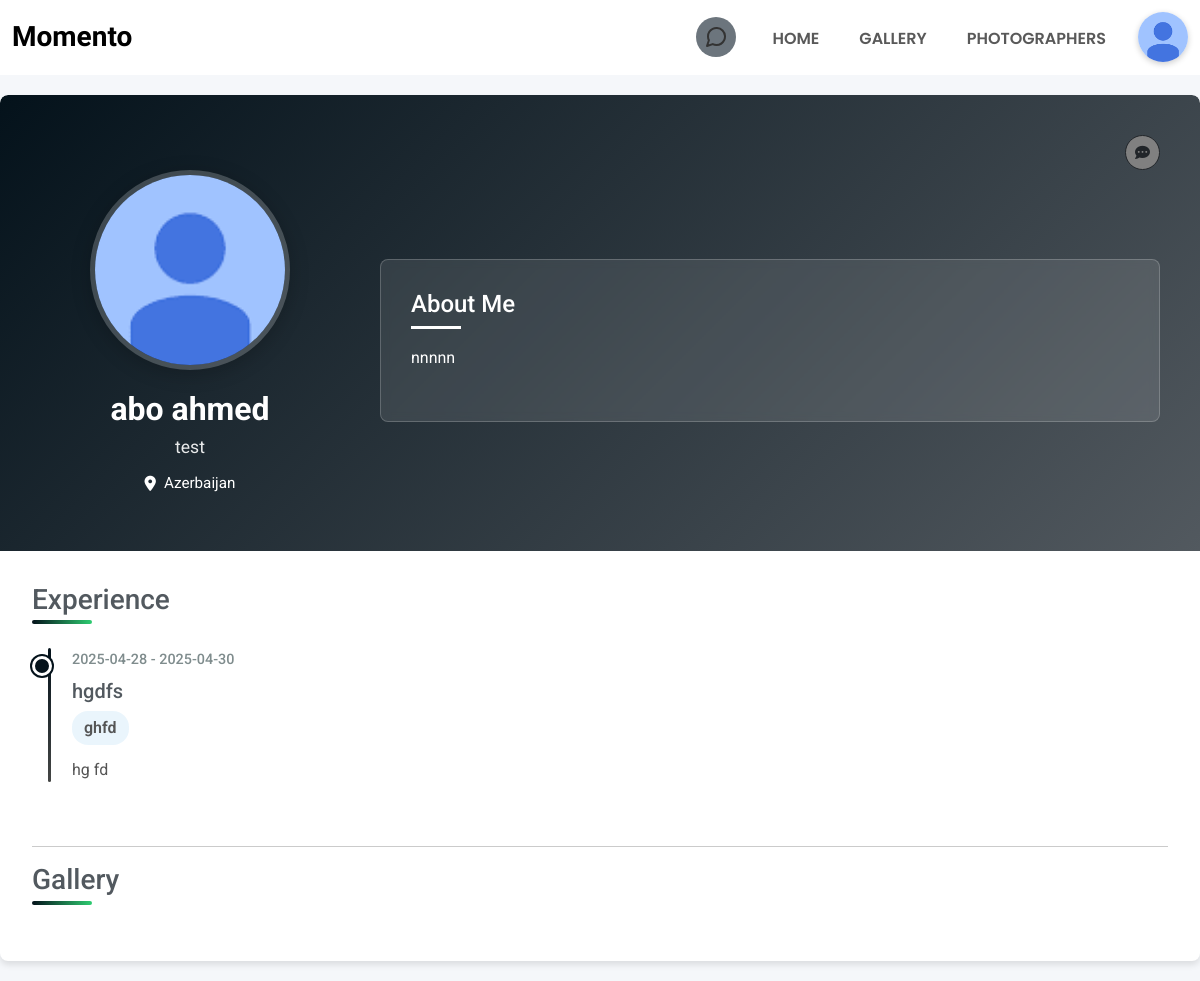
Screenshot of /profile.php?username=TE (signed in) with the database file from the repository.
### tables this page shows
CREATE TABLE `accounts` (
  `id` int(11) NOT NULL,
  `username` varchar(128) NOT NULL,
  `email` varchar(128) NOT NULL,
  `password` varchar(128) NOT NULL,
  `account_type` enum('user','business') NOT NULL,
  `picture` varchar(512) NOT NULL DEFAULT '/momento/Uploads/ProfilePicture/img_1.jpg',
  `location` varchar(128) NOT NULL,
  `lon` double(255,30) NOT NULL,
  `lat` double(255,30) NOT NULL,
  `provider` enum('local','google','facebook') NOT NULL,
  `provider_id` varchar(255) DEFAULT NULL,
  `created_at` timestamp NOT NULL DEFAULT current_timestamp(),
  `updated_at` timestamp NOT NULL DEFAULT current_timestamp() ON UPDATE current_timestamp()
);

CREATE TABLE `business_profiles` (
  `id` int(11) NOT NULL,
  `business_name` varchar(256) NOT NULL,
  `gender` enum('not specifed','male','female') DEFAULT 'not specifed',
  `contact_number` varchar(15) DEFAULT NULL,
  `social_links` longtext DEFAULT NULL CHECK (json_valid(`social_links`)),
  `bio` varchar(512) NOT NULL,
  `job` varchar(512) DEFAULT NULL,
  `total_rate` float NOT NULL DEFAULT 0,
  `total_reviews` int(255) NOT NULL DEFAULT 0,
  `total_likes` int(255) NOT NULL DEFAULT 0,
  `total_views` int(255) NOT NULL DEFAULT 0,
  `created_at` timestamp NOT NULL DEFAULT current_timestamp(),
  `updated_at` timestamp NOT NULL DEFAULT current_timestamp() ON UPDATE current_timestamp()
);

CREATE TABLE `experience` (
  `id` int(11) NOT NULL,
  `user_id` int(11) NOT NULL,
  `start_date` varchar(18) NOT NULL,
  `end_date` varchar(18) DEFAULT 'present',
  `company` varchar(169) NOT NULL,
  `job` varchar(128) NOT NULL,
  `achievements` text NOT NULL
);

### profile.php (the view, shortened to what this page needs)
<?php
require('pdo.php');
if (isset($_GET['username'])) {
    $profileUsername = $_GET['username'];
} else {
	if (!isset($_SESSION['data'])) {
		header('location:index.php');
		exit();
	}
    $profileUsername = $_SESSION['data']['username'];
}
if(isset($_SESSION['data']['username'])){
	$isMyProfile = ($profileUsername === $_SESSION['data']['username']);
}else{
	$isMyProfile = "";
}
$stmt = $pdo->prepare('SELECT account_type,id FROM accounts WHERE username = ?');
$stmt->execute([$profileUsername]);
$result = $stmt->fetch(PDO::FETCH_ASSOC);
$account_type = $result['account_type'];
$id = intval($result['id']);
 if ($account_type == 'business') {
    $profileData = $pdo->prepare('SELECT location,picture,business_name,job,bio FROM accounts,business_profiles WHERE accounts.id = ? and accounts.id = business_profiles.id');
    $profileData->execute([$id]);
    $profile = $profileData->fetch(PDO::FETCH_ASSOC);
	$displayName = $profile['business_name'];
}
?>
<!DOCTYPE html>
<html lang="en">
<head>
    <link rel="stylesheet" href="https://cdnjs.cloudflare.com/ajax/libs/font-awesome/6.4.0/css/all.min.css">
    <link href="https://cdn.jsdelivr.net/npm/bootstrap@5.3.0/dist/css/bootstrap.min.css" rel="stylesheet">
    <link rel="stylesheet" href="css/header.css">
	<link rel="stylesheet" href="css/profile.css">
	<link rel="stylesheet" type="text/css" href="https://cdn.jsdelivr.net/npm/toastify-js/src/toastify.min.css">
</head>
<body>
    <?php require('header.php'); ?>
    <div class="profile-container">
        <div class="profile-header">
			<?php if(!$isMyProfile){?>
			<div style="display: flex; flex-direction: row; justify-content: end; gap: 10px;">
			  <a href="<?php if(isset($_SESSION['data'])){ echo "chat/chat.php?id={$id}";} else{echo "/momento/account/login.php";}?>"
				 style="width: 35px; height: 35px; border-radius: 50%; background-color: grey;
						display: flex; align-items: center; justify-content: center;
						color: #212529; border: 1px solid #212529; text-decoration: none;">
				<i class="fas fa-comment-dots" style = "font-size:15px;"></i>
			  </a>
			</div>
			<?php }?>
			<div class="profile-header-content">
                <div class="profile-image-section">
                    <div class="profile-image-container">
                        <img src="<?= htmlspecialchars($profile['picture']) ?>" class="profile-image" alt="Profile Picture">
                    </div>
                    <div class="profile-basic-info">
                        <h1 class="profile-name"><?= htmlspecialchars($displayName) ?></h1>
                        <p class="profile-title"><?=$profile['job']??""?></p>
                        <div class="profile-location">
                            <i class="fas fa-map-marker-alt"></i>
                            <span><?=$profile['location']??""?></span>
                        </div>
                    </div>
                </div>
                <div class="profile-about-section">
                    <h2>About Me</h2>
                    <p class="about-content">
                        <?= isset($profile['bio']) ? htmlspecialchars($profile['bio']) : '' ?>
                    </p>
                </div>
            </div>
        </div>
        <?php
			$sql = $pdo->prepare('select * from experience where user_id = ?');
			$sql->execute([$id]);
			$result = $sql->fetchAll();
		?>
        <main class="profile-content">
            <div class="profile-columns">
                <section class="profile-section experience-section">
					<h2 class="section-title">Experience</h2>
					<div class="timeline">
						<?php foreach($result as $row){ ?>
                        <div class="timeline-item">
							<div class="timeline-date"><?=$row['start_date']?> - <?=$row['end_date']?></div>
                            <div class="timeline-content">
                                <h3><?=$row['company']?></h3>
                                <p class="timeline-position"><?=$row['job']?></p>
                                <p><?=$row['achievements']?></p>
                            </div>
                        </div>
						<?php }?>
                    </div>
                </section>
                <section class="profile-section gallery-section">
                    <hr>
					<form id="uploadForm" action="upload.php" method="POST" enctype="multipart/form-data">
					  <div style="display:flex;flex-direction:row;justify-content: space-between;align-items:center;">
						<h2 class="section-title">Gallery</h2>
					  </div>
					</form>
                </section>
            </div>
        </main>
    </div>
    <link rel="stylesheet" href="https://cdnjs.cloudflare.com/ajax/libs/font-awesome/4.7.0/css/font-awesome.min.css">
</body>
</html>

### header.php (shortened to what this page needs)
<?php
    require_once('pdo.php');
?>
<link rel="stylesheet" href="https://cdnjs.cloudflare.com/ajax/libs/font-awesome/6.5.0/css/all.min.css">
<nav class="navbar navbar-expand-lg nav-sticky" id = "navbar">
    <div class="container-fluid">
        <a class="navbar-brand fs-3 momento-logo" href="/momento/index.php">Momento</a>
        <div class="collapse navbar-collapse" id="navbarNav">
            <ul class="navbar-nav ms-auto gap-4 align-items-center">
				<?php if(isset($_SESSION['data'])){?>
				<div class="message-icon-container p-1">
					<div class="bg-secondary rounded-circle message-icon" style=" padding:3px " id="messageIcon" onclick="window.location.href='/momento/chat/chat.php'">
					</div>
				</div>
				<?php }?>
                <li class="nav-item"><a class="nav-link" href="/momento/index.php">HOME</a></li>
                <li class="nav-item dropdown dropdown-hover">
                    <a class="nav-link d-flex align-items-center" href="#" id="galleryDropdown" role="button" data-bs-toggle="dropdown" aria-expanded="false">
                </i> GALLERY
                    </a>
                </li>
                <li class="nav-item"><a class="nav-link" href="/momento/photographers.php">PHOTOGRAPHERS</a></li>
                <?php if (!isset($_SESSION['data'])): ?>
                    <li class="nav-item"><a class="nav-link" href="account/register.php">Sign up</a></li>
                    <li class="login btn"><a class="text-white text-center text-decoration-none" href="account/login.php">Login</a></li>                <?php else: ?>
                    <ul class="list-unstyled m-0 p-0">
                        <div class="dropdown-button">
							<?php
								$sql = $pdo->prepare('select picture from accounts where id = ?');
								$sql->execute([$_SESSION['data']['id']]);
								$result = $sql->fetch();
							?>
                            <img src="<?= $result['picture'] ?>" class="dropdown-img">
                        </div>
                    </ul>
                <?php endif; ?>
            </ul>
        </div>
    </div>
</nav>

### css/header.css (style rules this page uses)
.nav-sticky { position: sticky; top: 0; width: 100%; z-index: 1020; padding: 10px 0; background-color: white; text-align: center; }
.momento-logo { font-family: 'Dancing Script'; font-size: 20px; font-weight: 900 !important; }
.navbar-nav .nav-link { position: relative; padding-bottom: 5px; font-family: 'Poppins'; font-weight: 600; }
.navbar-nav .nav-link::after { content: ''; position: absolute; bottom: 0; left: 0; height: 2px; width: 0; background-color: black; transition: width 0.3s ease; }
.dropdown-button { position: relative; cursor: pointer; }
.dropdown-img { border-radius: 50%; object-fit: cover; height: 50px; width: 50px; box-shadow: 0 2px 6px rgba(0, 0, 0, 0.2); transition: transform 0.3s ease; }
:root { --surface-primary: #ffffff; --surface-secondary: #f8f8f8; --text-primary: #121212; --text-secondary: #757575; --accent: #000000; --border-light: rgba(0, 0, 0, 0.06); --shadow-ambient: rgba(0, 0, 0, 0.08); --shadow-key: rgba(0, 0, 0, 0.12); --status-online: #00C853; }
.message-icon-container { position: relative; cursor: pointer; }
.message-icon { position: relative; display: flex; align-items: center; justify-content: center; width: 40px; height: 40px; border-radius: 50%; background-color: #333; transition: background-color 0.3s ease; padding: 5px; }
.nav-link { transition: color 0.2s; }

### rows the page displays
accounts: picture (picture)
business_profiles: id.picture (picture), business_name "abo ahmed", job "test", id.location "Azerbaijan", bio "nnnnn"
experience: start_date "2025-04-28", end_date "2025-04-30", company "hgdfs", job "ghfd", achievements "hg fd"
